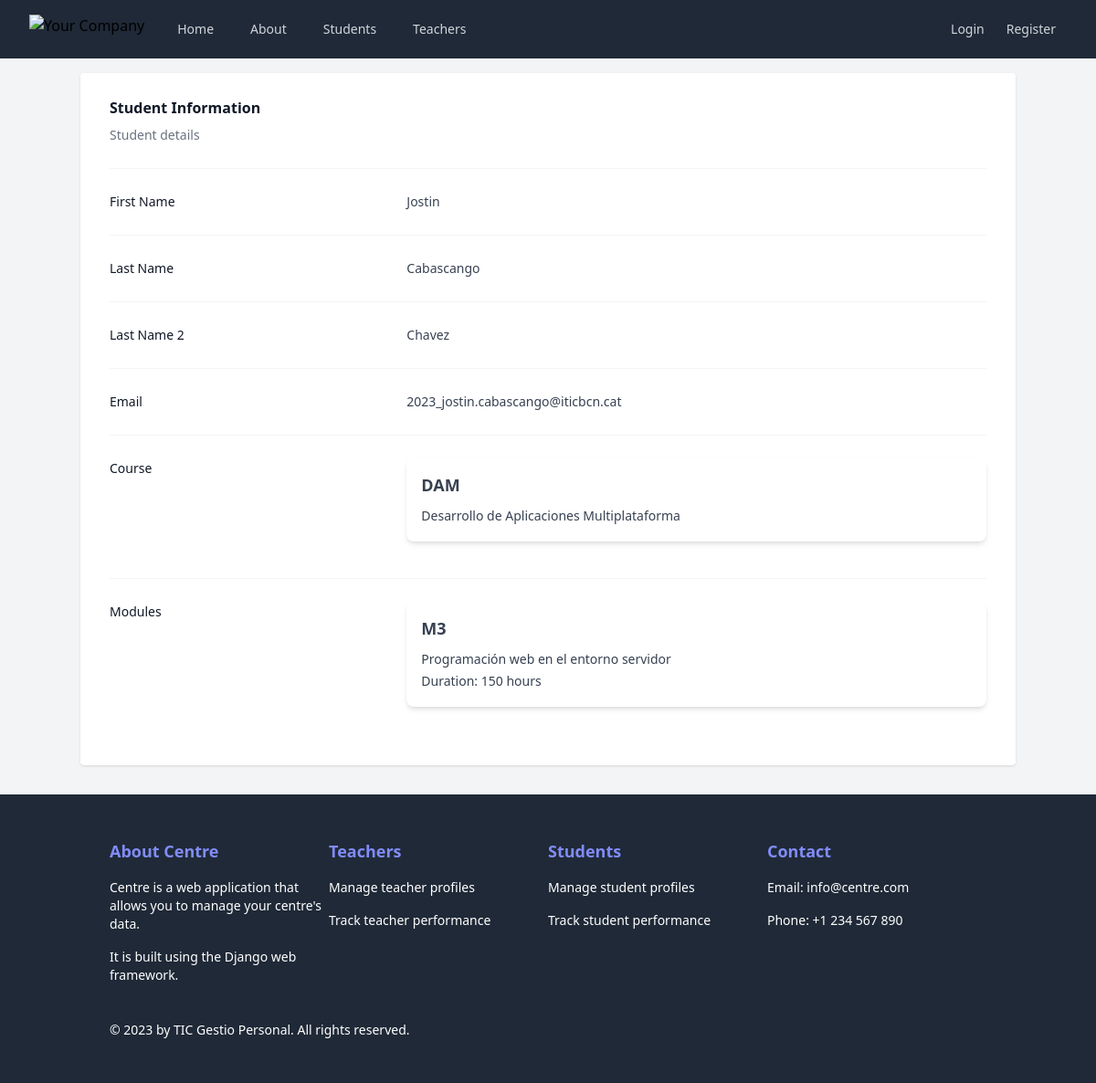
/students/2/, run on the app's committed database.
### Centre/models.py (models this page shows, shortened)
class Person(models.Model):
    name = models.CharField(max_length=100)
    lastname1 = models.CharField(max_length=100)
    lastname2 = models.CharField(max_length=100)
    email = models.EmailField()
    class Meta:
        abstract = True

class Student(Person):
    courses = models.ManyToManyField(Course)
    modules = models.ManyToManyField(Module)

class Course(models.Model):
    name = models.CharField(max_length=100)
    description = models.TextField()

class Module(models.Model):
    name = models.CharField(max_length=100)
    description = models.TextField()
    duration = models.IntegerField()  # Change this line
    course = models.ForeignKey(Course, on_delete=models.CASCADE)

### Centre/views.py (the view)
# urls.py: path("students/<int:student_id>/", StudentDetailView.as_view(), name="student_detail"),
class StudentDetailView(View):
    def get(self, request, student_id):
        try:
            student = Student.objects.get(id=student_id)
        except Student.DoesNotExist:
            return render(request, "Centre/errors/object_not_found.html",
                          {"object_id": student_id, "object_type": "Student", "object_list_url": "students"})
        return render(request, "Centre/students/student_detail.html", {"student": student})

### Centre/templates/Centre/students/student_detail.html (shortened to what this page needs)
{% extends "base.html" %}
{% block content %}
    <div>
        <div class="px-4 sm:px-0">
            <h3 class="text-base font-semibold leading-7 text-gray-900">Student Information </h3>
            <p class="mt-1 max-w-2xl text-sm leading-6 text-gray-500">Student details</p>
        </div>
        <div class="mt-6 border-t border-gray-100">
            <dl class="divide-y divide-gray-100">
                <div class="px-4 py-6 sm:grid sm:grid-cols-3 sm:gap-4 sm:px-0">
                    <dt class="text-sm font-medium leading-6 text-gray-900">First Name</dt>
                    <dd class="mt-1 text-sm leading-6 text-gray-700 sm:col-span-2 sm:mt-0">{{ student.name }}</dd>
                </div>
                <div class="px-4 py-6 sm:grid sm:grid-cols-3 sm:gap-4 sm:px-0">
                    <dt class="text-sm font-medium leading-6 text-gray-900">Last Name</dt>
                    <dd class="mt-1 text-sm leading-6 text-gray-700 sm:col-span-2 sm:mt-0">{{ student.lastname1 }}</dd>
                </div>
                <div class="px-4 py-6 sm:grid sm:grid-cols-3 sm:gap-4 sm:px-0">
                    <dt class="text-sm font-medium leading-6 text-gray-900">Last Name 2</dt>
                    <dd class="mt-1 text-sm leading-6 text-gray-700 sm:col-span-2 sm:mt-0">{{ student.lastname2 }}</dd>
                </div>
                <div class="px-4 py-6 sm:grid sm:grid-cols-3 sm:gap-4 sm:px-0">
                    <dt class="text-sm font-medium leading-6 text-gray-900">Email</dt>
                    <dd class="mt-1 text-sm leading-6 text-gray-700 sm:col-span-2 sm:mt-0">{{ student.email }}</dd>
                </div>
                <div class="px-4 py-6 sm:grid sm:grid-cols-3 sm:gap-4 sm:px-0">
                    <dt class="text-sm font-medium leading-6 text-gray-900">Course</dt>
                    <dd class="mt-1 text-sm leading-6 text-gray-700 sm:col-span-2 sm:mt-0">
                        {% for course in student.courses.all %}
                            <div class="p-4 bg-white rounded-lg shadow-md mb-4">
                                <h4 class="font-bold text-lg mb-2">{{ course.name }}</h4>
                                <p class="text-gray-700">{{ course.description }}</p>
                            </div>
                        {% empty %}
                            <span class="text-gray-500">No courses</span>
                        {% endfor %}
                    </dd>
                </div>
                <div class="px-4 py-6 sm:grid sm:grid-cols-3 sm:gap-4 sm:px-0">
                    <dt class="text-sm font-medium leading-6 text-gray-900">Modules</dt>
                    <dd class="mt-1 text-sm leading-6 text-gray-700 sm:col-span-2 sm:mt-0">
                        {% for module in student.modules.all %}
                            <div class="p-4 bg-white rounded-lg shadow-md mb-4">
                                <h4 class="font-bold text-lg mb-2">{{ module.name }}</h4>
                                <p class="text-gray-700">{{ module.description }}</p>
                                <p class="text-gray-700">Duration: {{ module.duration }} hours</p>
                            </div>
                        {% empty %}
                            <span class="text-gray-500">No modules</span>
                        {% endfor %}
                    </dd>
                </div>
            </dl>
        </div>
    </div>
{% endblock %}

### data on the page
Student: name "Jostin", lastname1 "Cabascango", lastname2 "Chavez", email "2023_jostin.cabascango@iticbcn.cat"
Course: name "DAM", description "Desarrollo de Aplicaciones Multiplataforma"
Module: name "M3", description "Programación web en el entorno servidor", duration "150"
